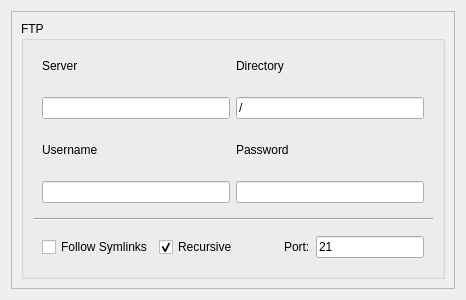
      <widget class="QWidget" name="ftp">
       <attribute name="title">
        <string>FTP</string>
       </attribute>
       <attribute name="toolTip">
        <string>Image a remote device via FTP.</string>
       </attribute>
       <layout class="QVBoxLayout" name="verticalLayout_17">
        <item>
         <widget class="QFrame" name="ftpFrame">
          <property name="sizePolicy">
           <sizepolicy hsizetype="Preferred" vsizetype="Preferred">
            <horstretch>0</horstretch>
            <verstretch>0</verstretch>
           </sizepolicy>
          </property>
          <property name="frameShape">
           <enum>QFrame::StyledPanel</enum>
          </property>
          <property name="frameShadow">
           <enum>QFrame::Raised</enum>
          </property>
          <layout class="QGridLayout" name="gridLayout_18">
           <item row="1" column="0">
            <widget class="QGroupBox" name="ftpGroupBox">
             <property name="title">
              <string>FTP</string>
             </property>
             <layout class="QVBoxLayout" name="verticalLayout_16">
              <item>
               <widget class="QWidget" name="ftpWidget_5" native="true">
                <layout class="QHBoxLayout" name="horizontalLayout_11">
                 <item>
                  <widget class="QLabel" name="ftpServerLabel">
                   <property name="text">
                    <string>Server</string>
                   </property>
                  </widget>
                 </item>
                 <item>
                  <widget class="QLabel" name="ftpDirectoryLabel">
                   <property name="text">
                    <string>Directory</string>
                   </property>
                  </widget>
                 </item>
                </layout>
               </widget>
              </item>
              <item>
               <widget class="QWidget" name="ftpWidget_1" native="true">
                <layout class="QHBoxLayout" name="horizontalLayout_12">
                 <item>
                  <widget class="QLineEdit" name="ftpServerLineEdit">
                   <property name="toolTip">
                    <string>FTP server or IP address.</string>
                   </property>
                  </widget>
                 </item>
                 <item>
                  <widget class="QLineEdit" name="ftpDirectoryLineEdit">
                   <property name="toolTip">
                    <string>Directory to image. </string>
                   </property>
                   <property name="text">
                    <string>/</string>
                   </property>
                  </widget>
                 </item>
                </layout>
               </widget>
              </item>
              <item>
               <widget class="QWidget" name="ftpWidget_2" native="true">
                <layout class="QHBoxLayout" name="horizontalLayout_13">
                 <item>
                  <widget class="QLabel" name="ftpUsernameLabel">
                   <property name="text">
                    <string>Username</string>
                   </property>
                  </widget>
                 </item>
                 <item>
                  <widget class="QLabel" name="ftpPasswordLabel">
                   <property name="text">
                    <string>Password</string>
                   </property>
                  </widget>
                 </item>
                </layout>
               </widget>
              </item>
              <item>
               <widget class="QWidget" name="ftpWidget_3" native="true">
                <layout class="QHBoxLayout" name="horizontalLayout_14">
                 <item>
                  <widget class="QLineEdit" name="ftpUsernameLineEdit">
                   <property name="toolTip">
                    <string>FTP username.</string>
                   </property>
                  </widget>
                 </item>
                 <item>
                  <widget class="QLineEdit" name="ftpPasswordLineEdit">
                   <property name="toolTip">
                    <string>FTP password.</string>
                   </property>
                   <property name="echoMode">
                    <enum>QLineEdit::Password</enum>
                   </property>
                  </widget>
                 </item>
                </layout>
               </widget>
              </item>
              <item>
               <widget class="Line" name="line_6">
                <property name="orientation">
                 <enum>Qt::Horizontal</enum>
                </property>
               </widget>
              </item>
              <item>
               <widget class="QWidget" name="ftpWidget_4" native="true">
                <layout class="QHBoxLayout" name="horizontalLayout_19">
                 <item>
                  <widget class="QCheckBox" name="ftpFollowSymlinksCheckbox">
                   <property name="toolTip">
                    <string>Follow symlinks or not.</string>
                   </property>
                   <property name="text">
                    <string>Follow Symlinks</string>
                   </property>
                  </widget>
                 </item>
                 <item>
                  <widget class="QCheckBox" name="ftpRecursiveCheckbox">
                   <property name="toolTip">
                    <string>Recurively image directories.</string>
                   </property>
                   <property name="text">
                    <string>Recursive</string>
                   </property>
                   <property name="checked">
                    <bool>true</bool>
                   </property>
                  </widget>
                 </item>
                 <item>
                  <spacer name="ftpPortSpacer">
                   <property name="orientation">
                    <enum>Qt::Horizontal</enum>
                   </property>
                   <property name="sizeHint" stdset="0">
                    <size>
                     <width>40</width>
                     <height>20</height>
                    </size>
                   </property>
                  </spacer>
                 </item>
                 <item>
                  <widget class="QLabel" name="ftpPortLabel">
                   <property name="text">
                    <string>Port:</string>
                   </property>
                  </widget>
                 </item>
                 <item>
                  <widget class="QLineEdit" name="ftpPortLineEdit">
                   <property name="toolTip">
                    <string>FTP port, default is 21.</string>
                   </property>
                   <property name="text">
                    <string>21</string>
                   </property>
                  </widget>
                 </item>
                </layout>
               </widget>
              </item>
             </layout>
            </widget>
           </item>
          </layout>
         </widget>
        </item>
       </layout>
      </widget>
